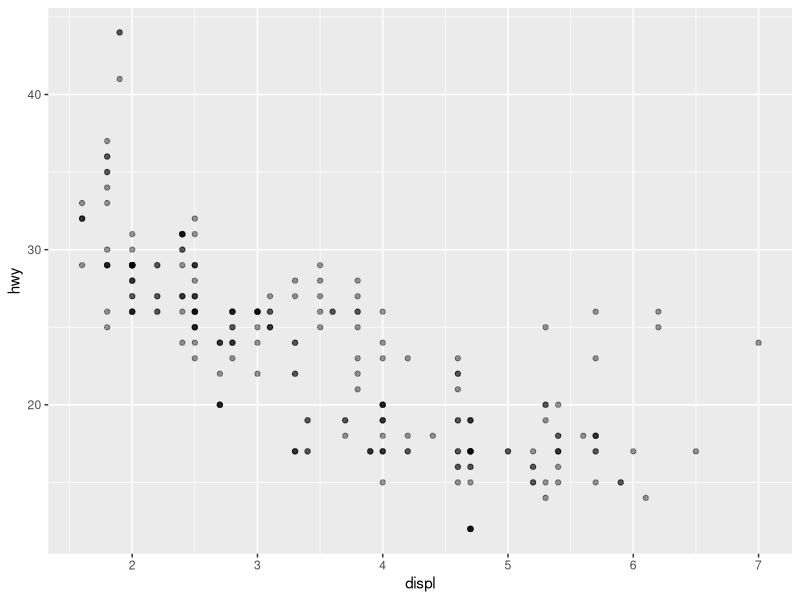
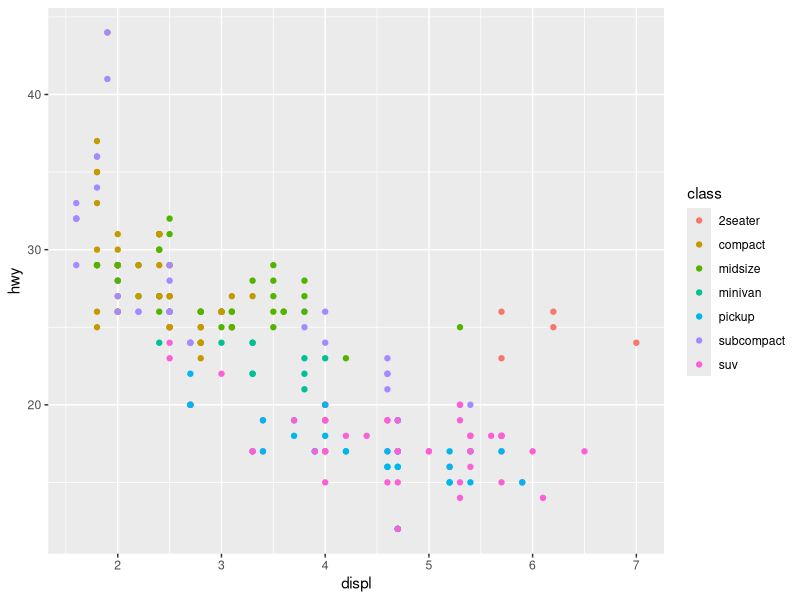
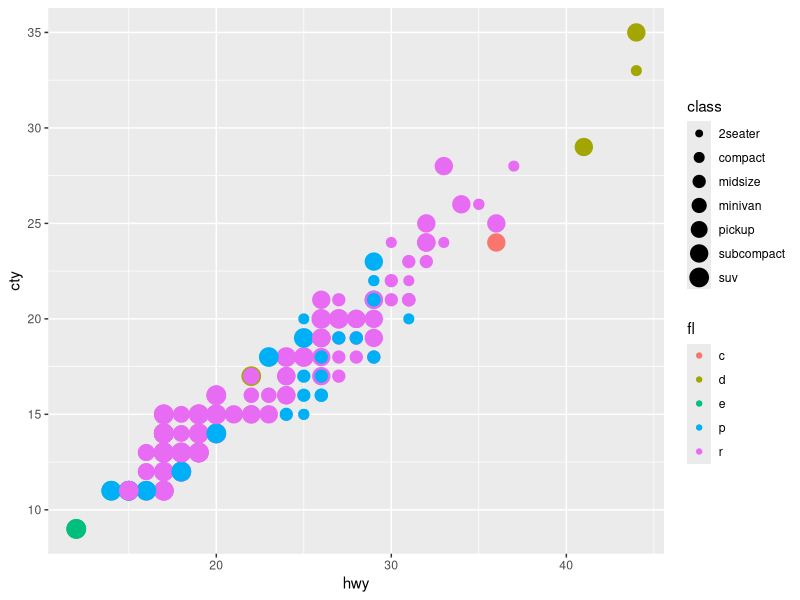
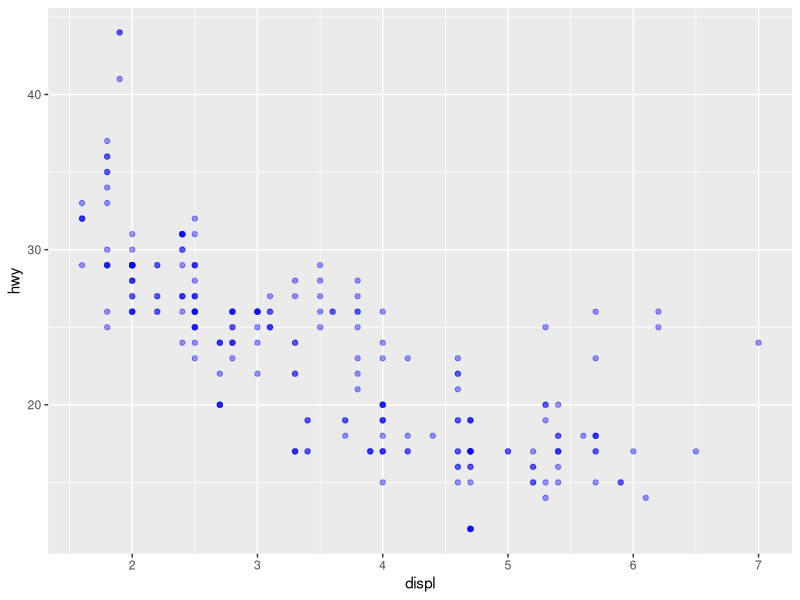

The R source for these figures, in order:
## ---- chunk 1
knitr::opts_chunk$set(echo = TRUE)
## ---- chunk 2
library(tidyverse)
## ---- chunk 3
mpg

## ---- chunk 4
my_plot <- ggplot(data = mpg, mapping =aes(x= displ, y = hwy))
my_plot + geom_point(alpha = 0.4)
## ---- chunk 5
ggplot(mpg,aes(x=displ, y= hwy, color = class)) +
  geom_point()
## ---- chunk 6
ggplot(mpg, aes(x = hwy, y = cty, size = class, color = fl)) +
  geom_point()

## ---- chunk 7
ggplot(mpg,aes(x=displ, y= hwy)) +
  geom_point(alpha = 0.4, color = "blue")
